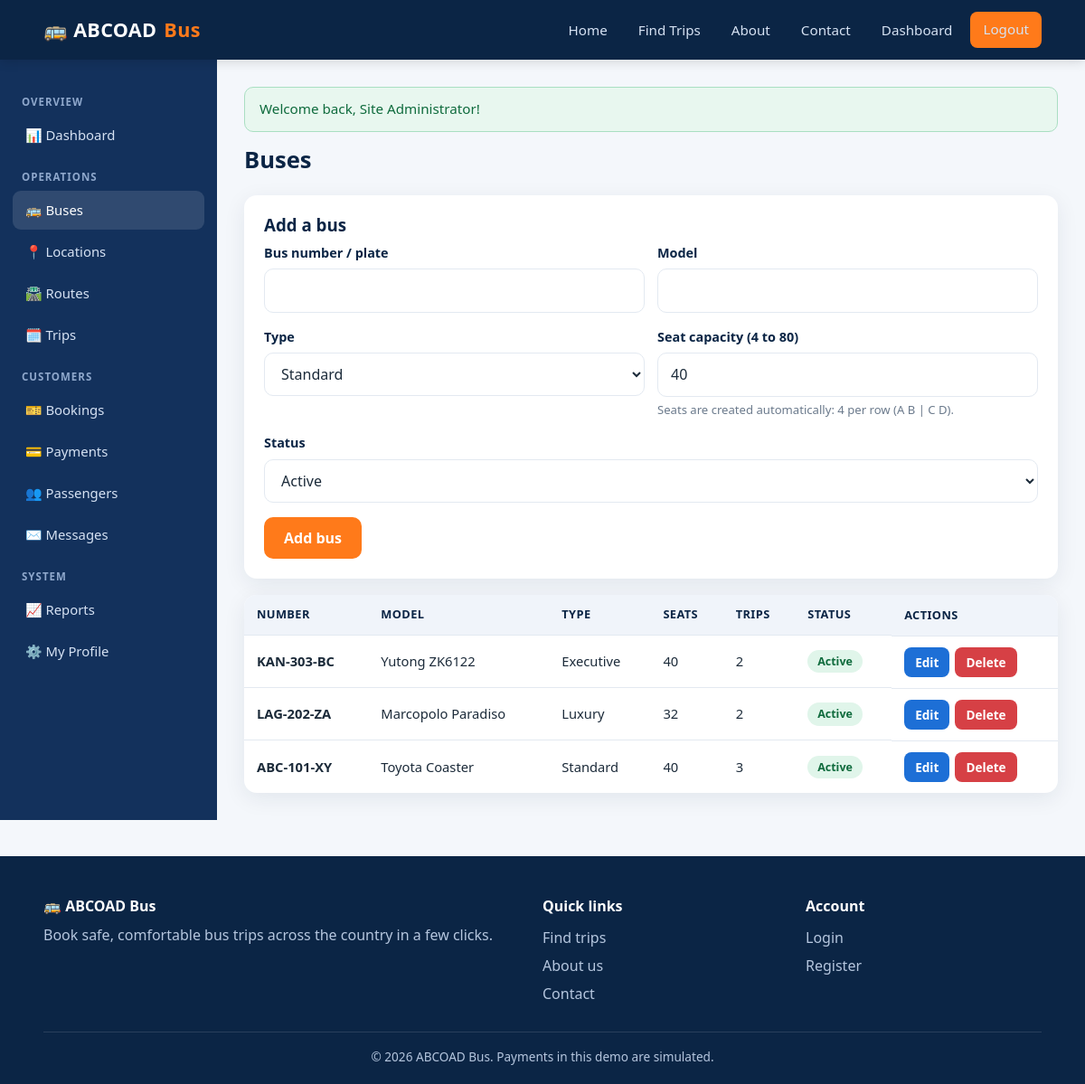
The page /admin/buses.php (signed in) on the database its author committed.
### tables this page shows
CREATE TABLE buses (
  id         INT UNSIGNED NOT NULL AUTO_INCREMENT,
  bus_number VARCHAR(20)  NOT NULL,
  model      VARCHAR(100) NULL,
  bus_type   ENUM('standard','luxury','executive') NOT NULL DEFAULT 'standard',
  capacity   SMALLINT UNSIGNED NOT NULL,
  status     ENUM('active','maintenance','retired') NOT NULL DEFAULT 'active',
  created_at TIMESTAMP NOT NULL DEFAULT CURRENT_TIMESTAMP,
  PRIMARY KEY (id),
  UNIQUE KEY uq_buses_number (bus_number),
  CONSTRAINT chk_bus_capacity CHECK (capacity > 0)
);

### admin/buses.php (the view, shortened to what this page needs)
<?php
$pdo = getConnection();
$self = url('admin/buses.php');
$types = ['standard', 'luxury', 'executive']; $statuses = ['active', 'maintenance', 'retired'];
$edit = null;
$buses = $pdo->query(
    "SELECT b.*, (SELECT COUNT(*) FROM trips t WHERE t.bus_id = b.id) AS trip_count FROM buses b ORDER BY b.id DESC"
)->fetchAll();
require __DIR__ . '/../includes/header.php';
?>
<div class="toolbar"><h1>Buses</h1></div>
<div class="card mb">
  <h3><?= $edit ? 'Edit bus' : 'Add a bus' ?></h3>
  <form method="post" novalidate>
    <div class="form-row">
      <div class="form-group"><label>Bus number / plate</label><input type="text" name="bus_number" value="<?= e($edit['bus_number'] ?? '') ?>" required></div>
      <div class="form-group"><label>Model</label><input type="text" name="model" value="<?= e($edit['model'] ?? '') ?>"></div>
    </div>
    <div class="form-row">
      <div class="form-group"><label>Type</label><select name="bus_type"><?php foreach ($types as $t): ?><option value="<?= $t ?>" <?= ($edit['bus_type'] ?? 'standard') === $t ? 'selected' : '' ?>><?= ucfirst($t) ?></option><?php endforeach; ?></select></div>
      <div class="form-group"><label>Seat capacity (4 to 80)</label><input type="number" name="capacity" min="4" max="80" value="<?= e($edit['capacity'] ?? 40) ?>" required>
        <div class="help">Seats are created automatically: 4 per row (A B | C D).</div></div>
    </div>
    <div class="form-group"><label>Status</label><select name="status"><?php foreach ($statuses as $s): ?><option value="<?= $s ?>" <?= ($edit['status'] ?? 'active') === $s ? 'selected' : '' ?>><?= ucfirst($s) ?></option><?php endforeach; ?></select></div>
    <button class="btn btn-orange" type="submit"><?= $edit ? 'Save changes' : 'Add bus' ?></button>
  </form>
</div>
<div class="table-wrap"><table>
  <thead><tr><th>Number</th><th>Model</th><th>Type</th><th>Seats</th><th>Trips</th><th>Status</th><th>Actions</th></tr></thead>
  <tbody>
  <?php foreach ($buses as $b): ?>
    <tr><td><strong><?= e($b['bus_number']) ?></strong></td><td><?= e($b['model']) ?></td><td><?= e(ucfirst($b['bus_type'])) ?></td>
      <td><?= (int)$b['capacity'] ?></td><td><?= (int)$b['trip_count'] ?></td><td><?= badge($b['status']) ?></td>
      <td class="actions"><a class="btn btn-sm" href="<?= $self ?>?edit=<?= (int)$b['id'] ?>">Edit</a>
        <form method="post" data-confirm="Delete this bus and its seats?"><button class="btn btn-danger btn-sm">Delete</button></form></td></tr>
  <?php endforeach; if (!$buses): ?><tr><td colspan="7" class="text-center muted">No buses yet.</td></tr><?php endif; ?>
  </tbody>
</table></div>
<?php require __DIR__ . '/../includes/footer.php'; ?>

### includes/functions.php (shortened to what this page needs)
<?php
function e($value): string
{
    return htmlspecialchars((string)$value, ENT_QUOTES | ENT_SUBSTITUTE, 'UTF-8');
}
function url(string $path = ''): string
{
    return BASE_URL . '/' . ltrim($path, '/');
}
function badge(string $status): string
{
    return '<span class="badge badge-' . e($status) . '">' . e($status) . '</span>';
}
function showFlash(): void
{
    foreach ($_SESSION['flash'] ?? [] as $f) {
        echo '<div class="alert alert-' . e($f['type']) . '">' . e($f['message']) . '</div>';
    }
}

### assets/css/style.css (style rules this page uses)
:root { --navy:#0b2545; --navy-2:#13315c; --blue:#1d6fd6; --orange:#ff7a1a; --orange-d:#e8650a; --bg:#f4f7fb; --card:#fff; --text:#1c2b3a; --muted:#6b7a8c; --line:#e3e9f1; --green:#18a058; --red:#d64045; --amber:#e8a317; --radius:14px; --shadow:0 6px 24px rgba(11,37,69,.08); --font:"Segoe UI",system-ui,-apple-system,Roboto,Helvetica,Arial,sans-serif; }
* { box-sizing:border-box;margin:0;padding:0 }
html { scroll-behavior:smooth }
body { font-family:var(--font);color:var(--text);background:var(--bg);line-height:1.55;-webkit-text-size-adjust:100% }
a { color:var(--blue);text-decoration:none }
h1,h2,h3,h4 { line-height:1.2;color:var(--navy) }
.mb { margin-bottom:18px }
.btn { display:inline-block;border:0;cursor:pointer;font:inherit;font-weight:600;padding:11px 22px;border-radius:10px;background:var(--blue);color:#fff;transition:.15s }
.btn-orange { background:var(--orange) }
.btn-danger { background:var(--red) }
.btn-sm { padding:6px 12px;font-size:.85rem;border-radius:8px }
.form-group { margin-bottom:16px }
label { display:block;font-weight:600;font-size:.9rem;margin-bottom:6px;color:var(--navy) }
input[type=text],input[type=email],input[type=password],input[type=tel],input[type=date],input[type=number],input[type=datetime-local],select,textarea { width:100%;padding:11px 14px;border:1.5px solid var(--line);border-radius:10px;font:inherit;background:#fff;color:var(--text) }
.form-row { display:grid;grid-template-columns:1fr 1fr;gap:14px }
.help { font-size:.82rem;color:var(--muted);margin-top:4px }
.alert { padding:12px 16px;border-radius:10px;margin-bottom:16px;font-size:.95rem;border:1px solid }
.alert-success { background:#e8f7ef;border-color:#a9dfc2;color:#0f6b3d }
.card { background:var(--card);border-radius:var(--radius);box-shadow:var(--shadow);padding:22px }
.card h3 { margin-bottom:8px }
.badge { display:inline-block;padding:3px 11px;border-radius:999px;font-size:.78rem;font-weight:700;text-transform:capitalize }
.badge-confirmed,.badge-paid,.badge-active,.badge-scheduled,.badge-completed { background:#e0f5ea;color:#0f6b3d }
.table-wrap { overflow-x:auto;background:var(--card);border-radius:var(--radius);box-shadow:var(--shadow) }
table { width:100%;border-collapse:collapse;font-size:.92rem }
th { background:#f0f4fa;text-align:left;padding:12px 14px;color:var(--navy);font-size:.8rem;text-transform:uppercase;letter-spacing:.4px;white-space:nowrap }
td { padding:12px 14px;border-top:1px solid var(--line);vertical-align:middle }
.actions { display:flex;gap:6px;flex-wrap:wrap }
.actions form { display:inline }
.content h1 { font-size:1.6rem;margin-bottom:6px }
.toolbar { display:flex;justify-content:space-between;align-items:center;gap:12px;flex-wrap:wrap;margin-bottom:18px }

### rows shown on the page
buses: bus_number "KAN-303-BC", model "Yutong ZK6122", bus_type "Executive", capacity "40", trip_count "2", status "Active"
buses: bus_number "LAG-202-ZA", model "Marcopolo Paradiso", bus_type "Luxury", capacity "32", trip_count "2", status "Active"
buses: bus_number "ABC-101-XY", model "Toyota Coaster", bus_type "Standard", capacity "40", trip_count "3", status "Active"

### other values the page prints
$f['message'] "Welcome back, Site Administrator!"
APP_NAME "ABCOAD Bus"
form field bus_type "Standard"
form field status "Active"
